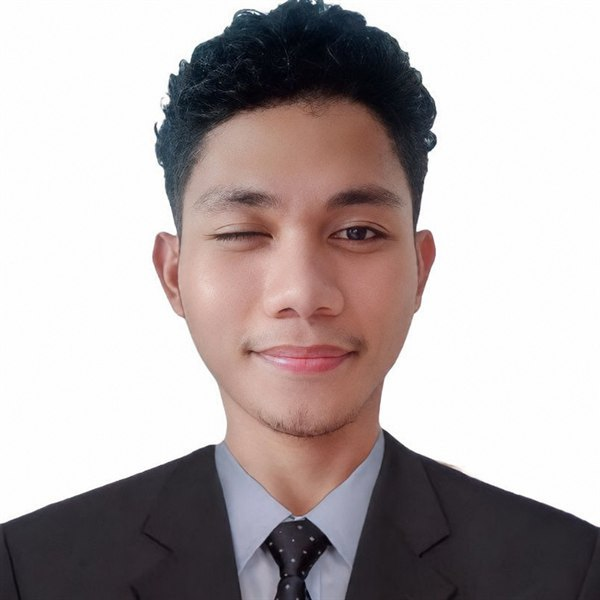
#> input picture src/assets/blink.jpg, 600 x 600 px
$ python make-portrait-dither.py ../../src/assets/blink.jpg out.png
#> lines starting #> are read from the running program, lines starting #| are printed output that depends on the picture; after the words box and inside, x2 and y2 are one past the last pixel; in counts of white or black regions, pixels touching at a corner belong together
"""Portrait to a 1-bit dither with the white background cut out.

    python docs/assets/make-portrait-dither.py SRC OUT --size 600 --algo atkinson --ink dark

--ink dark   black dots on transparent (for paper sections)
--ink light  paper dots on transparent (for black sections)
--algo       bayer | floyd | atkinson

Tone is prepared before dithering, because a 1-bit image keeps only what the
grayscale already separates: contrast is stretched on the subject alone, local
contrast is lifted so eyes and mouth survive, and an unsharp mask sharpens
edges the dither would otherwise smear.
"""
import argparse

import numpy as np
from PIL import Image, ImageDraw, ImageFilter, ImageOps

ap = argparse.ArgumentParser()
ap.add_argument('src')
ap.add_argument('out')
ap.add_argument('--size', type=int, default=600)
ap.add_argument('--algo', default='atkinson', choices=['bayer', 'floyd', 'atkinson'])
ap.add_argument('--ink', default='dark', choices=['dark', 'light'])
ap.add_argument('--gamma', type=float, default=1.0)
ap.add_argument('--local', type=float, default=0.6, help='local contrast strength, 0 to disable')
ap.add_argument('--erode', type=int, default=3, help='px trimmed off the cut-out edge; raise it if a light halo shows')
ap.add_argument('--shadow', type=float, default=0.0, help='tones below this go solid, 0 to 0.3')
ap.add_argument('--fade', type=float, default=0.0, help='width of the dithered fade at bottom and sides, as a fraction of size')
ap.add_argument('--rim', type=float, default=0.0, help='dot density of a thin outline along the silhouette, 0 to 1')
a = ap.parse_args()

im = Image.open(a.src).convert('RGB')
#> im is the input picture: PIL image 600x600 RGB; mean R, G, B 180.8, 171.3, 171.4
W, H = im.size
#> W = 600; H = 600
g = im.convert('L')

# Background: the near-white region touching the top corners, by flood fill.
probe = g.point(lambda v: 255 if v > 232 else 0)
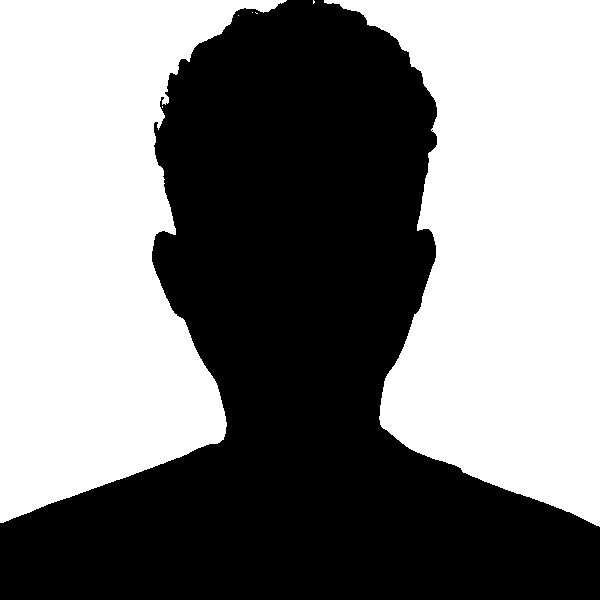
#> probe: PIL image 600x600 L; 50.9% white; 1 black region, box (x1, y1, x2, y2) and area: (0, 0, 600, 600) 176903
ImageDraw.floodfill(probe, (0, 0), 128)
ImageDraw.floodfill(probe, (W - 1, 0), 128)
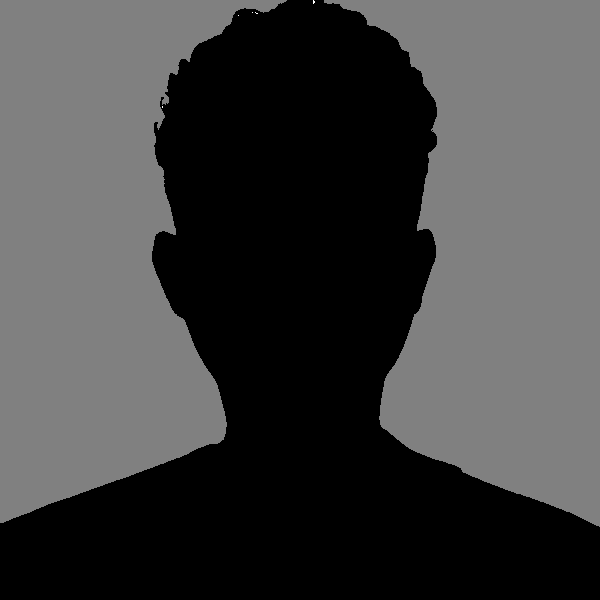
#> probe: PIL image 600x600 L; min 0, max 255, mean 65.1
bg = probe.point(lambda v: 255 if v == 128 else 0)
#> bg: PIL image 600x600 L; 50.9% white; 1 black region, box (x1, y1, x2, y2) and area: (0, 0, 600, 600) 176916
mask = ImageOps.invert(bg).filter(ImageFilter.MinFilter(a.erode)).filter(ImageFilter.GaussianBlur(1))
subject = mask.point(lambda v: 255 if v > 128 else 0)
#> subject: PIL image 600x600 L; 48.6% white; 1 white region, box (x1, y1, x2, y2) and area: (0, 0, 600, 600) 174823

# Upscale first when the output is larger than the source, so sharpening acts
# at the final scale.
if a.size != W:
    g = g.resize((a.size, a.size), Image.LANCZOS)
    mask = mask.resize((a.size, a.size), Image.LANCZOS)
    subject = subject.resize((a.size, a.size), Image.NEAREST)

g = ImageOps.autocontrast(g, cutoff=1, mask=subject)
g = g.filter(ImageFilter.UnsharpMask(radius=2, percent=160, threshold=2))

x = np.asarray(g, dtype=np.float32) / 255.0
if a.local > 0:
    # Local contrast: push each pixel away from its neighbourhood mean.
    blur = np.asarray(g.filter(ImageFilter.GaussianBlur(a.size / 40)), dtype=np.float32) / 255.0
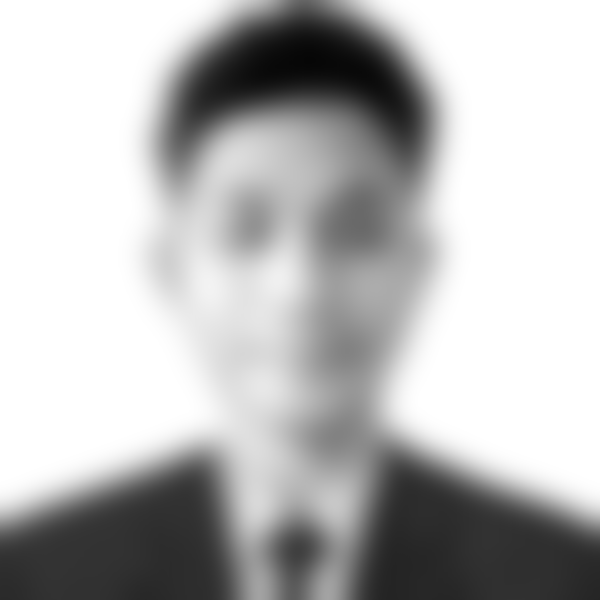
#> blur: shape (600, 600) float32; min 0.0235, max 1, mean 0.729
    x = np.clip(x + a.local * (x - blur), 0, 1)
x = x ** a.gamma
h, w = x.shape
#> h = 600; w = 600

# Shadow floor: everything below it goes solid, so a dark suit reads as cloth
# instead of scattered static.
if a.shadow > 0:
    x = np.clip((x - a.shadow) / (1 - a.shadow), 0, 1)

# Soft cut-out plus an edge fade: the subject dissolves into the ground through
# the dither itself instead of stopping at the image's rectangle.
hard = np.asarray(mask, dtype=np.float32) / 255.0
# Soften inward only: the blur may thin the edge but never extends past it, so
# the bright halo around curls never becomes a spray of dots.
soft = np.minimum(np.asarray(mask.filter(ImageFilter.GaussianBlur(2)), dtype=np.float32) / 255.0, hard)
ramp = np.ones_like(soft)
if a.fade > 0:
    span = a.fade * w
    yy_, xx_ = np.mgrid[0:h, 0:w].astype(np.float32)
    ramp = (np.clip((h - 1 - yy_) / span, 0, 1) * np.clip(xx_ / span, 0, 1) * np.clip((w - 1 - xx_) / span, 0, 1)) ** 1.5
    soft = soft * ramp
ground = 0.0 if a.ink == 'light' else 1.0  # the value the page itself reads as
x = ground + (x - ground) * soft

# Rim: a thin band just inside the silhouette, drawn at a fixed dot density.
# A dark jacket on a dark page has no tone to dither, so without it the
# shoulders vanish and the head floats.
if a.rim > 0:
    band = mask.point(lambda v: 255 if v >= 128 else 0)
    inner = band.filter(ImageFilter.MinFilter(5))
    edge = (np.asarray(band, dtype=np.float32) - np.asarray(inner, dtype=np.float32)) / 255.0
    ink = 1.0 - ground
    x = np.where(edge > 0, ground + (np.maximum(np.abs(x - ground), a.rim * ramp)) * (ink - ground), x)

m = soft > 0.02
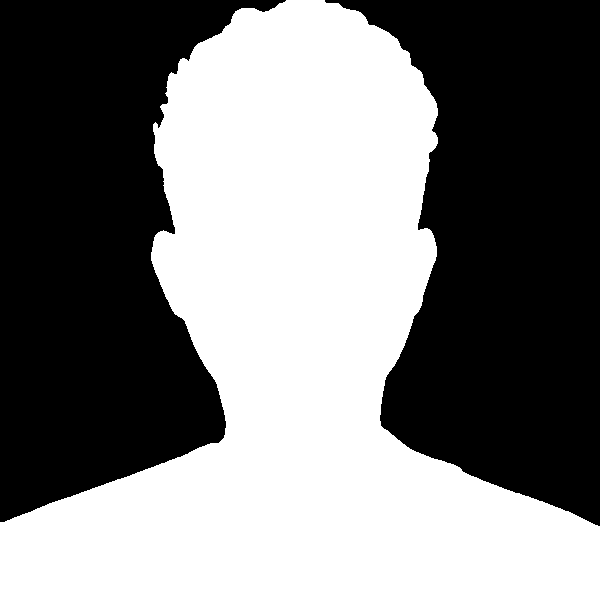
#> m: shape (600, 600) bool; 49.4% white; 1 white region, box (x1, y1, x2, y2) and area: (0, 0, 600, 600) 177926

if a.algo == 'bayer':
    b = np.array([[0,32,8,40,2,34,10,42],[48,16,56,24,50,18,58,26],[12,44,4,36,14,46,6,38],[60,28,52,20,62,30,54,22],
                  [3,35,11,43,1,33,9,41],[51,19,59,27,49,17,57,25],[15,47,7,39,13,45,5,37],[63,31,55,23,61,29,53,21]])
    t = (np.tile(b, (h // 8 + 1, w // 8 + 1))[:h, :w] + 0.5) / 64
    lit = x > t
else:
    e = x.copy()
    e[~m] = ground  # outside the subject reads as the page, so no error bleeds into the edge
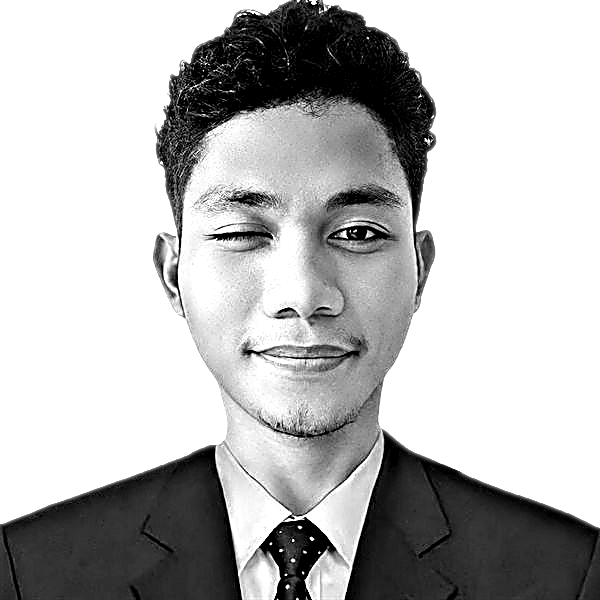
#> e: shape (600, 600) float32; min 0, max 1, mean 0.726
    lit = np.zeros_like(x, dtype=bool)
    if a.algo == 'floyd':
        taps = [(0, 1, 7 / 16), (1, -1, 3 / 16), (1, 0, 5 / 16), (1, 1, 1 / 16)]
    else:  # Atkinson: spreads only 3/4 of the error, which keeps highlights clean
        taps = [(0, 1, 1 / 8), (0, 2, 1 / 8), (1, -1, 1 / 8), (1, 0, 1 / 8), (1, 1, 1 / 8), (2, 0, 1 / 8)]
    for yy in range(h):
        row = e[yy]
        for xx in range(w):
            old = row[xx]
            new = 1.0 if old >= 0.5 else 0.0
            lit[yy, xx] = new == 1.0
            err = old - new
            for dy, dx, f in taps:
                ny, nx = yy + dy, xx + dx
                if ny < h and 0 <= nx < w:
                    e[ny, nx] += err * f
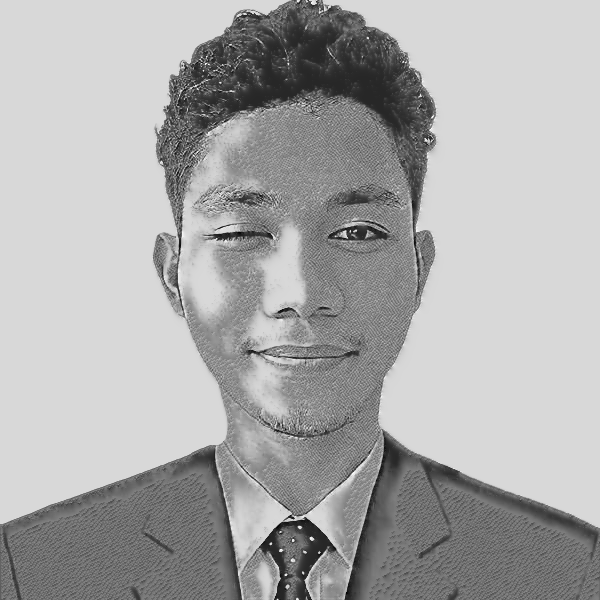
#> e: shape (600, 600) float32; min -0.222, max 1.22, mean 0.743; drawn with min black and max white
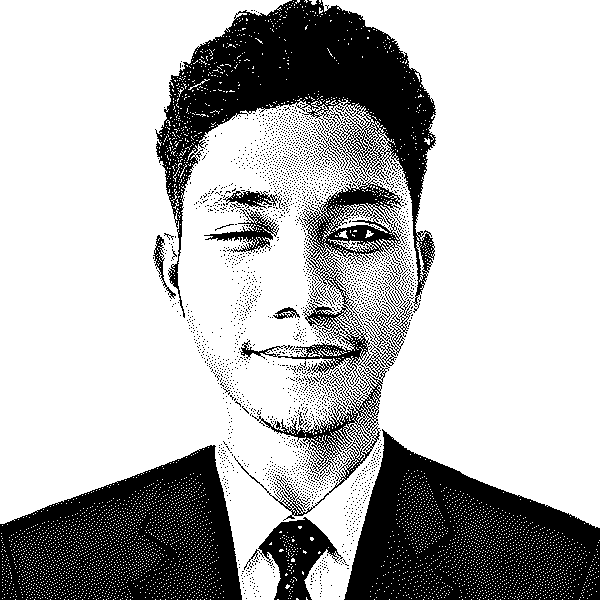
#> lit: shape (600, 600) bool; 72% white; 2932 black regions (2909 under 20 px), largest, box (x1, y1, x2, y2) and area: (155, 0, 436, 521) 39226, (344, 429, 600, 600) 26295, (0, 445, 242, 600) 24525

out = np.zeros((h, w, 4), dtype=np.uint8)
if a.ink == 'dark':
    on = m & ~lit
    out[on] = (11, 11, 11, 255)
else:
    on = m & lit
    out[on] = (242, 242, 240, 255)
Image.fromarray(out, 'RGBA').save(a.out)
print('saved', a.out, (w, h), a.algo, a.ink)
#| saved out.png (600, 600) atkinson dark

$ run again, on src/assets/eurasian.png
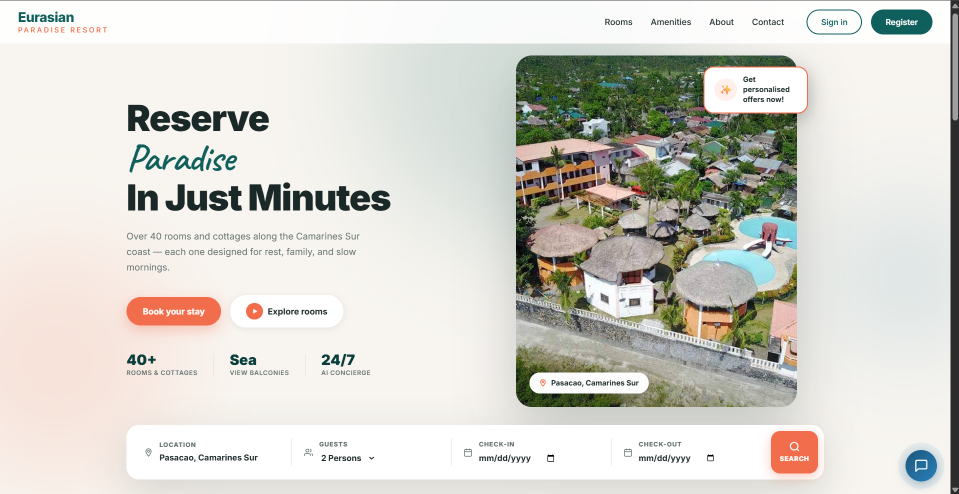
#> input picture src/assets/eurasian.png, 1917 x 987 px (shown at 1/2 size)
#> `probe = g.point(lambda v: 255 if v > 232 else 0)`:
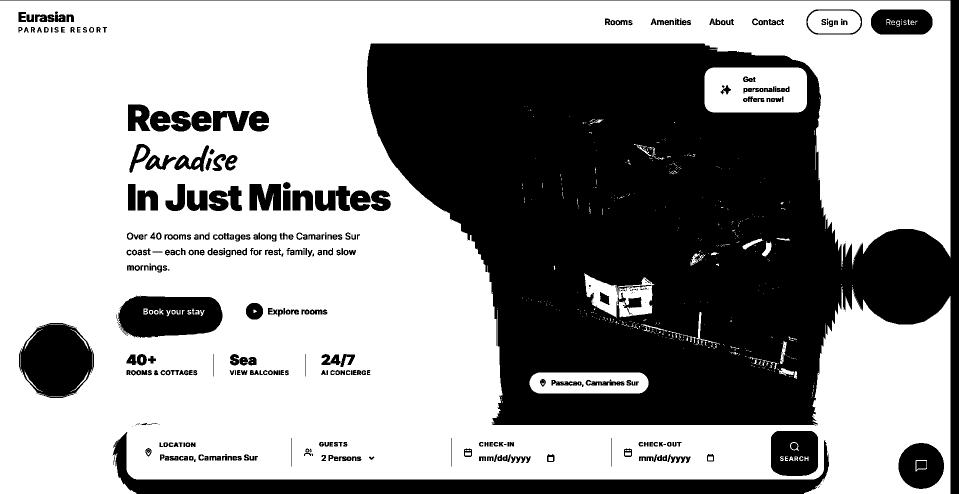
#> probe: PIL image 1917x987 L (shown at 1/2 size); 61.3% white; 427 black regions (113 under 20 px), largest, box (x1, y1, x2, y2) and area: (0, 0, 1917, 987) 587108, (225, 864, 1658, 987) 41078, (38, 646, 188, 796) 16380
#> bg: PIL image 1917x987 L; 31% white; 1 white region, box (x1, y1, x2, y2) and area: (0, 0, 1917, 987) 587000
#> m: shape (600, 600) bool; 69.2% white; 6 black regions (4 under 20 px), largest, box (x1, y1, x2, y2) and area: (230, 0, 600, 600) 110706, (391, 362, 401, 374) 82
#> after the loop `for yy in range(h):`:
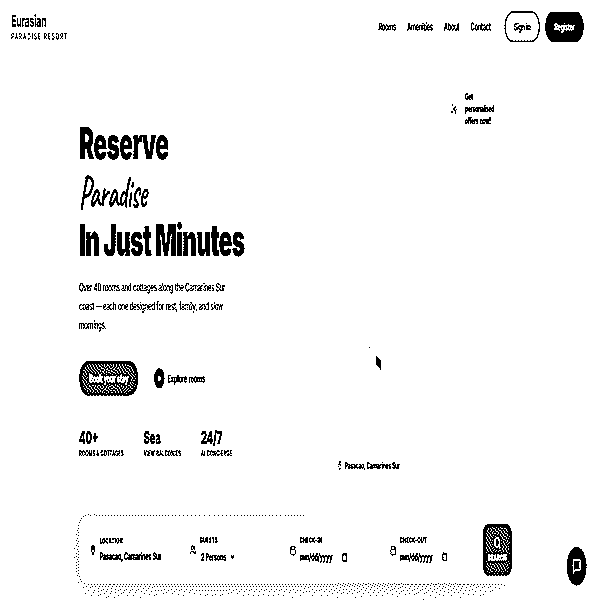
#> lit: shape (600, 600) bool; 96% white; 821 black regions (715 under 20 px), largest, box (x1, y1, x2, y2) and area: (79, 361, 138, 396) 1338, (483, 524, 512, 576) 1058, (545, 12, 584, 42) 948
#| saved out.png (600, 600) atkinson dark
